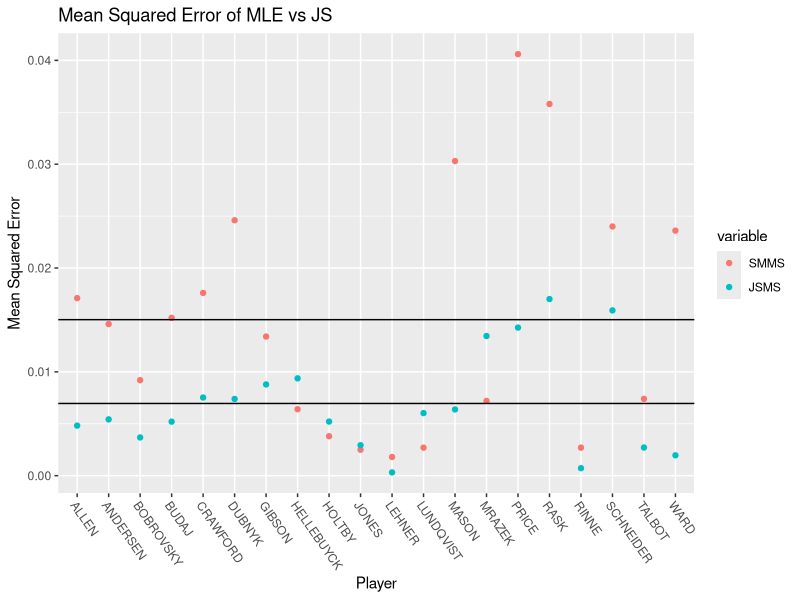
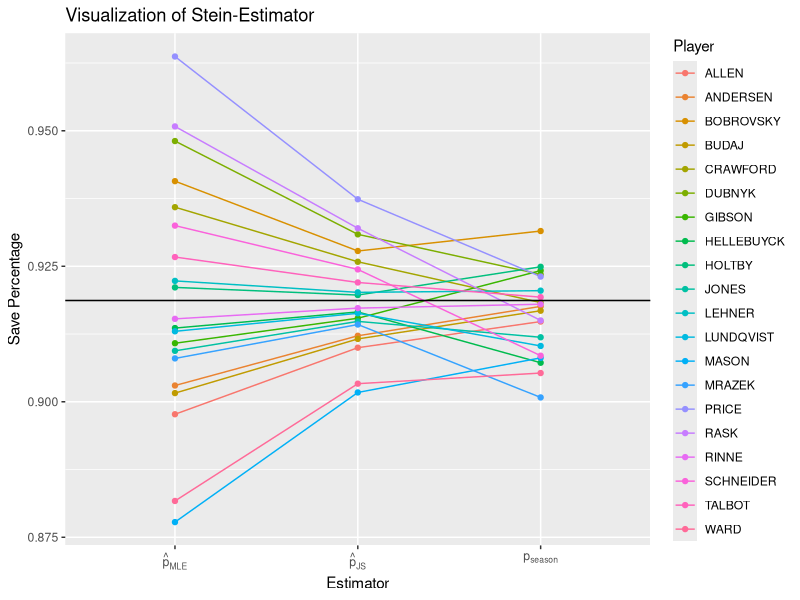

Here is the R script that generated these plots, in order:
### ---------------------------------------------------- ###
### James-Stein Estimators for Save Percentage in Hockey ###
### ---------------------------------------------------- ###
### --- Lauren Caporilli and Travers Parsons-Grayson --- ###
###
### Credits: Much of the R code in this file was modeled off 
### of R code written by Professor Michael Lopez of Skidmore College 
### for a lecture on Stein's Paradox.
### URL: https://statsbylopez.files.wordpress.com/2016/01/lecture_8.pdf

### ------------------------------------------
### Goal: To use James-Stein Estimators to provide a better estimation of 
### end-of-season save percentages than the MLE
### -------------------------------------------

install.packages("xtable")
install.packages("dplyr")
install.packages("tidyr")
install.packages("ggplot2")
install.packages("reshape2")

library(dplyr)
library(tidyr)
library(ggplot2)
library(reshape2)

### ----------------------------- ###
###         DATA ANALYSIS         ###
### ----------------------------- ###

### -------------------------------------- ###

splitStats <- read.csv("GoalieSplit.csv")
seasonStats <- read.csv("GoalieSeason.csv")

# Keep only the players who have between 150-350 shots against in the first split, 
# and played at least 50 games in the season
subSplit <- subset(splitStats, SA >= 150)
subSplit <- subset(subSplit, SA <= 350)
seasonSplit <- subset(seasonStats, GP >= 50)

# Merge the split and season data and remove unnecessary columns
mergedData <- merge(subSplit,seasonSplit, by = "Player")
cutDownData <- subset(mergedData, select=c("Player", "GA.x", "SA.x", 
                                           "GA.y", "SA.y", "Sv..x", "Sv..y", "GP.y"))
cutDownData$SvP.x <- cutDownData$Sv..x/100
cutDownData$SvP.y <- cutDownData$Sv..y/100
sum(cutDownData$SA.x)

# Caulculate the shrinkage c for the JS Estimator
k <- nrow(cutDownData) # number of unknown means
pbar <- mean(cutDownData$SvP.x)#total average of averages
n <- mean(cutDownData$SA.x) #average number of shots against
phat <- cutDownData$SvP.x # Sample means, the MLEs

c <- 1 - (k-3)*(pbar*(1 - pbar)/n)/sum((phat - pbar)^2) # apply the shrinkage formula

# Calculate our MSE values for JS Estimator and the MLE (SvP.x)
meanSq <- function(x, y){sqrt(mean((x-y)^2))}
cutDownData$JS <- pbar + c*(phat - pbar) # create a column for JS estimates
cutDownData$SMMS <- mapply(meanSq,cutDownData$SvP.x, cutDownData$SvP.y)
cutDownData$JSMS <- mapply(meanSq,cutDownData$JS, cutDownData$SvP.y)
meanSq(cutDownData$SvP.x, cutDownData$SvP.y) ## total MLE MSE 
meanSq(cutDownData$JS, cutDownData$SvP.y)## total JS MSE

mean(cutDownData$JSMS)
mean(cutDownData$SMMS)

### ----------------------------------- ###

### ---------------------------  ###
###       Visualizations         ###
### ---------------------------  ###

# _________ #
### TABLES ###
# _________ #
cutDownData$which <- cutDownData$JSMS <= cutDownData$SMMS
library(xtable)
tableData <- subset(cutDownData, select=c("Player","SvP.x","JS","SvP.y", "SMMS", "JSMS"))
begData <- subset(cutDownData, select=c("Player","GA.x","SA.x","SvP.x","SvP.y", "GP.y" ))


### Code for Scatterplots of MSE for JS and MLE ###
### ----------------------------------------------------- ###

cutDown <- subset(cutDownData, select=c("Player", "SMMS", "JSMS"))
cutDown$Player <- sub(".*? (.+)", "\\1", cutDown$Player)
cutDown.long<-melt(cutDown)
avMLE <- mean(cutDown$SMMS)
avJS <- mean(cutDown$JSMS)
ggplot(cutDown.long,aes(Player,value,fill=variable))+
  geom_point(stat="identity",position="dodge", aes(color = variable)) +
  theme(axis.text.x=element_text(angle = -55, hjust = 0)) +
  labs(title = "Mean Squared Error of MLE vs JS", y = "Mean Squared Error") +
  geom_hline(aes(yintercept = avMLE)) +
  geom_hline(aes(yintercept = avJS))
 
###     Code for Line-Plots inspired by Michael Lopez     ###
### ----------------------------------------------------- ###

cutDownSP <- subset(cutDownData, select=c("Player", "SvP.x", "JS", "SvP.y"))
cutDownSP$Player <- sub(".*? (.+)", "\\1", cutDownSP$Player)
cutDownSP.long<-melt(cutDownSP)
SPmelt <- melt(cutDownSP, id="Player")
attach(SPmelt)
new <- SPmelt[order(SPmelt$Player),]
detach(SPmelt)

ggplot(data=new, aes(x=variable, y=value)) +
 geom_line(aes(group=Player, color=Player), linetype="solid") +
 geom_point(aes(color=Player)) +
 scale_x_discrete(labels=c("SvP.x" = expression(hat(p)['MLE']), "JS" = expression(hat(p)["JS"]),
                            "SvP.y" = expression('p'["season"]))) + 
  labs(title = "Visualization of Stein-Estimator", x = "Estimator", y = "Save Percentage") +
  geom_hline(aes(yintercept = pbar))
#--------------------------------------------#


